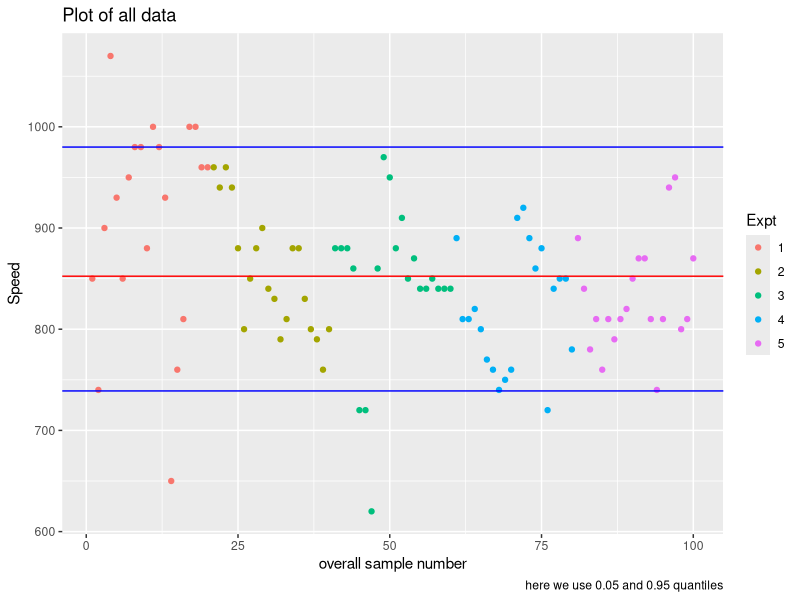
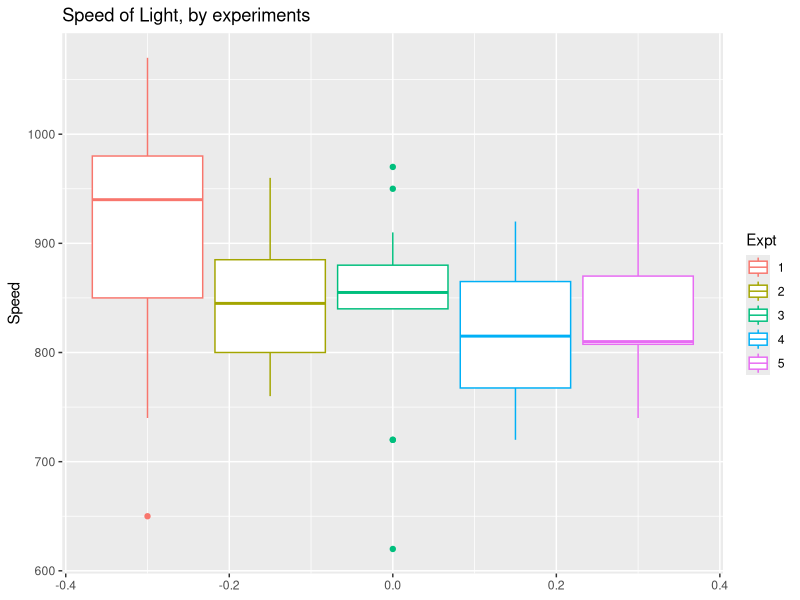
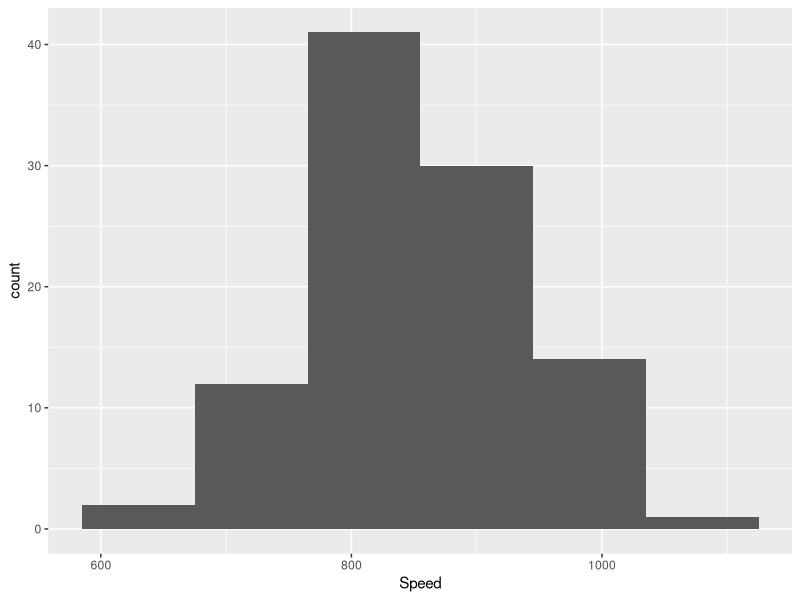
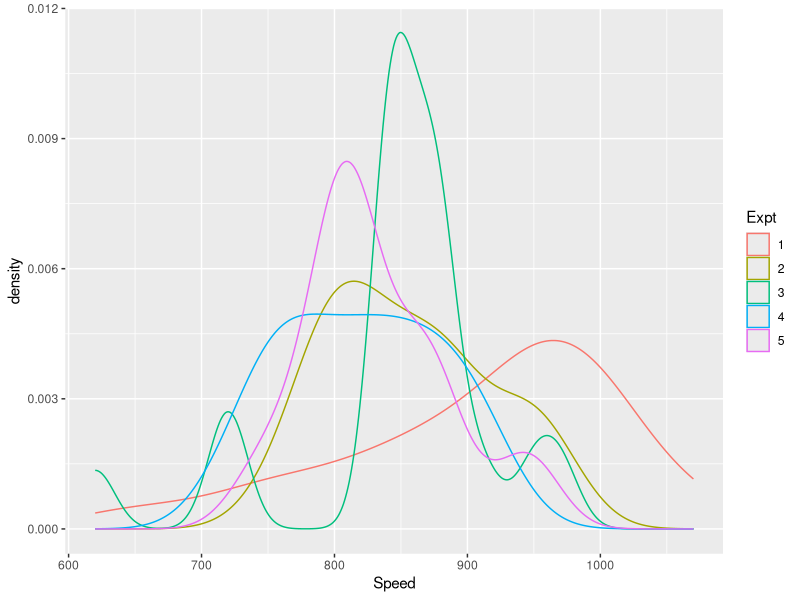

These charts were generated, in order, by the following R code:
## ---- chunk 1
knitr::opts_chunk$set(echo = FALSE)
## ---- chunk 2
library(datasets)
df<-morley
df$Expt<-as.factor(df$Expt)
head(df, 5)
summary(df)
## ---- chunk 3
library(ggplot2)
ggplot(data = df, aes(x=as.numeric(rownames(df)), y=Speed))+
  geom_point(aes(color=Expt))+
  geom_abline(slope=0, intercept = mean(df$Speed), color ="red")+
  geom_abline(slope=0, intercept = quantile(df$Speed, 0.05), color ="blue")+
  geom_abline(slope=0, intercept = quantile(df$Speed, 0.95), color ="blue")+
  ggtitle("Plot of all data")+
  xlab("overall sample number")+
  labs(caption = "here we use 0.05 and 0.95 quantiles")
## ---- chunk 4
ggplot(data = df, aes(y=Speed))+
  geom_boxplot(aes(color = Expt))+
  ggtitle("Speed of Light, by experiments")
## ---- chunk 5
ggplot(data = df, aes(x=Speed))+
  geom_histogram(bins=6)
## ---- chunk 6
ggplot(data = df, aes(x=Speed))+
  geom_density(aes(color = Expt))
